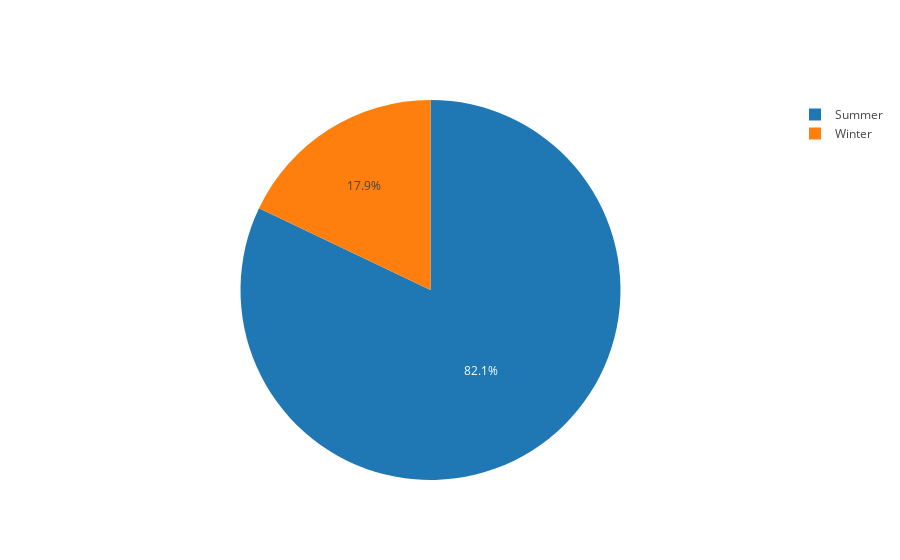

Write notebook code for a chart like this one.
### Code cell
plotly.offline.iplot({
    "data": [go.Pie(labels=season.index, values=season.values)],
})

### Figure 1 — Plotly figure (JSON) as saved in the notebook; plotly's stock layout.template omitted (floating-point values rounded to 4 significant figures)
{"data": [{"labels": ["Summer", "Winter"], "type": "pie", "values": [222552, 48564]}], "layout": {}}
